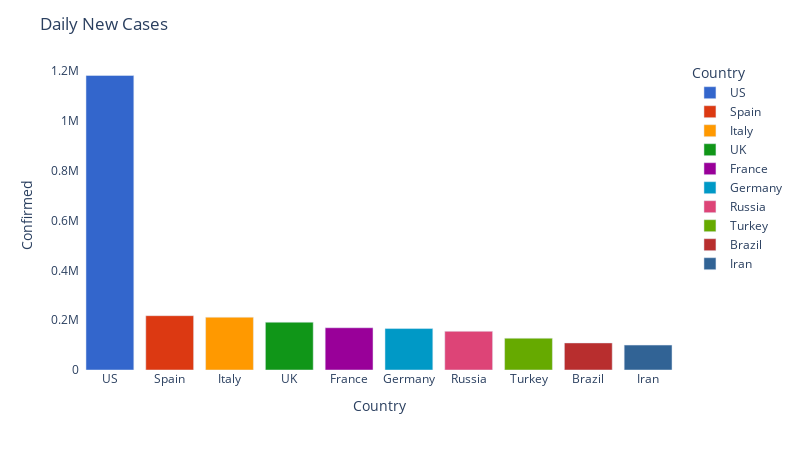

The notebook cell this image was saved under:
### Code cell
df = country_df.sort_values('Confirmed', ascending= False).head(10)

#df = top_countries_df(5)

fig = px.bar(df, x='Country', y='Confirmed', color='Country', color_discrete_sequence=px.colors.qualitative.G10)

fig.update_layout(
    title="Daily New Cases",
    autosize=False,
    width=800,
    height=450,
    plot_bgcolor='white')

fig.update_yaxes(type="linear")
fig.show()

### Figure 1 — Plotly figure (JSON) as saved in the notebook; plotly's stock layout.template omitted (floating-point values rounded to 4 significant figures)
{"data": [{"alignmentgroup": "True", "hovertemplate": "Country=%{x}<br>Confirmed=%{y}<extra></extra>", "legendgroup": "US", "marker": {"color": "#3366CC"}, "name": "US", "offsetgroup": "US", "orientation": "v", "showlegend": true, "textposition": "auto", "type": "bar", "x": ["US"], "xaxis": "x", "y": [1181885], "yaxis": "y"}, {"alignmentgroup": "True", "hovertemplate": "Country=%{x}<br>Confirmed=%{y}<extra></extra>", "legendgroup": "Spain", "marker": {"color": "#DC3912"}, "name": "Spain", "offsetgroup": "Spain", "orientation": "v", "showlegend": true, "textposition": "auto", "type": "bar", "x": ["Spain"], "xaxis": "x", "y": [218011], "yaxis": "y"}, {"alignmentgroup": "True", "hovertemplate": "Country=%{x}<br>Confirmed=%{y}<extra></extra>", "legendgroup": "Italy", "marker": {"color": "#FF9900"}, "name": "Italy", "offsetgroup": "Italy", "orientation": "v", "showlegend": true, "textposition": "auto", "type": "bar", "x": ["Italy"], "xaxis": "x", "y": [211938], "yaxis": "y"}, {"alignmentgroup": "True", "hovertemplate": "Country=%{x}<br>Confirmed=%{y}<extra></extra>", "legendgroup": "UK", "marker": {"color": "#109618"}, "name": "UK", "offsetgroup": "UK", "orientation": "v", "showlegend": true, "textposition": "auto", "type": "bar", "x": ["UK"], "xaxis": "x", "y": [191832], "yaxis": "y"}, {"alignmentgroup": "True", "hovertemplate": "Country=%{x}<br>Confirmed=%{y}<extra></extra>", "legendgroup": "France", "marker": {"color": "#990099"}, "name": "France", "offsetgroup": "France", "orientation": "v", "showlegend": true, "textposition": "auto", "type": "bar", "x": ["France"], "xaxis": "x", "y": [169583], "yaxis": "y"}, {"alignmentgroup": "True", "hovertemplate": "Country=%{x}<br>Confirmed=%{y}<extra></extra>", "legendgroup": "Germany", "marker": {"color": "#0099C6"}, "name": "Germany", "offsetgroup": "Germany", "orientation": "v", "showlegend": true, "textposition": "auto", "type": "bar", "x": ["Germany"], "xaxis": "x", "y": [166304], "yaxis": "y"}, {"alignmentgroup": "True", "hovertemplate": "Country=%{x}<br>Confirmed=%{y}<extra></extra>", "legendgroup": "Russia", "marker": {"color": "#DD4477"}, "name": "Russia", "offsetgroup": "Russia", "orientation": "v", "showlegend": true, "textposition": "auto", "type": "bar", "x": ["Russia"], "xaxis": "x", "y": [155370], "yaxis": "y"}, {"alignmentgroup": "True", "hovertemplate": "Country=%{x}<br>Confirmed=%{y}<extra></extra>", "legendgroup": "Turkey", "marker": {"color": "#66AA00"}, "name": "Turkey", "offsetgroup": "Turkey", "orientation": "v", "showlegend": true, "textposition": "auto", "type": "bar", "x": ["Turkey"], "xaxis": "x", "y": [127659], "yaxis": "y"}, {"alignmentgroup": "True", "hovertemplate": "Country=%{x}<br>Confirmed=%{y}<extra></extra>", "legendgroup": "Brazil", "marker": {"color": "#B82E2E"}, "name": "Brazil", "offsetgroup": "Brazil", "orientation": "v", "showlegend": true, "textposition": "auto", "type": "bar", "x": ["Brazil"], "xaxis": "x", "y": [108620], "yaxis": "y"}, {"alignmentgroup": "True", "hovertemplate": "Country=%{x}<br>Confirmed=%{y}<extra></extra>", "legendgroup": "Iran", "marker": {"color": "#316395"}, "name": "Iran", "offsetgroup": "Iran", "orientation": "v", "showlegend": true, "textposition": "auto", "type": "bar", "x": ["Iran"], "xaxis": "x", "y": [99970], "yaxis": "y"}], "layout": {"autosize": false, "barmode": "relative", "height": 450, "legend": {"title": {"text": "Country"}, "tracegroupgap": 0}, "margin": {"t": 60}, "plot_bgcolor": "white", "title": {"text": "Daily New Cases"}, "width": 800, "xaxis": {"anchor": "y", "categoryarray": ["US", "Spain", "Italy", "UK", "France", "Germany", "Russia", "Turkey", "Brazil", "Iran"], "categoryorder": "array", "domain": [0, 1], "title": {"text": "Country"}}, "yaxis": {"anchor": "x", "domain": [0, 1], "title": {"text": "Confirmed"}, "type": "linear"}}}
